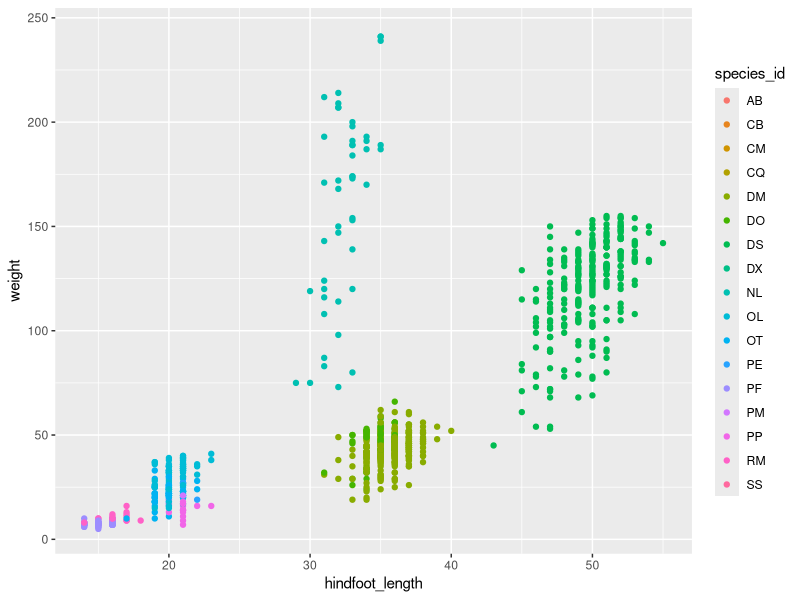
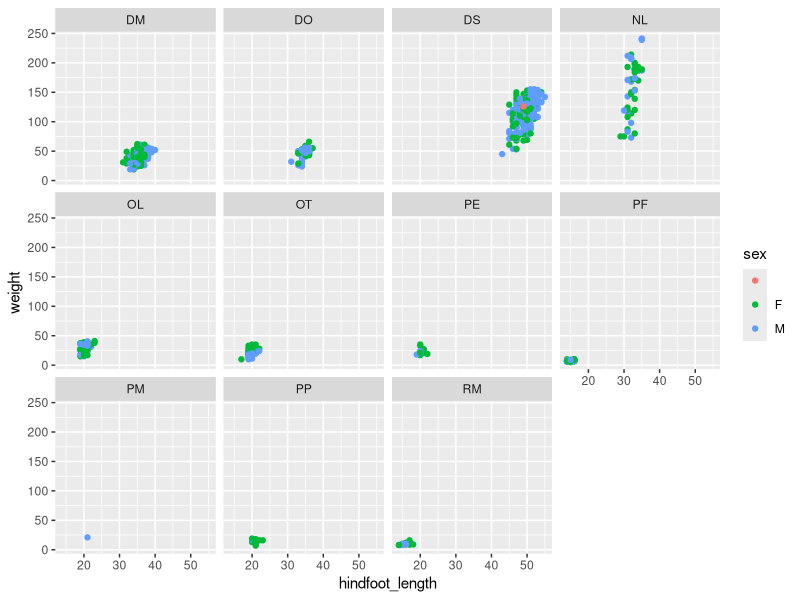
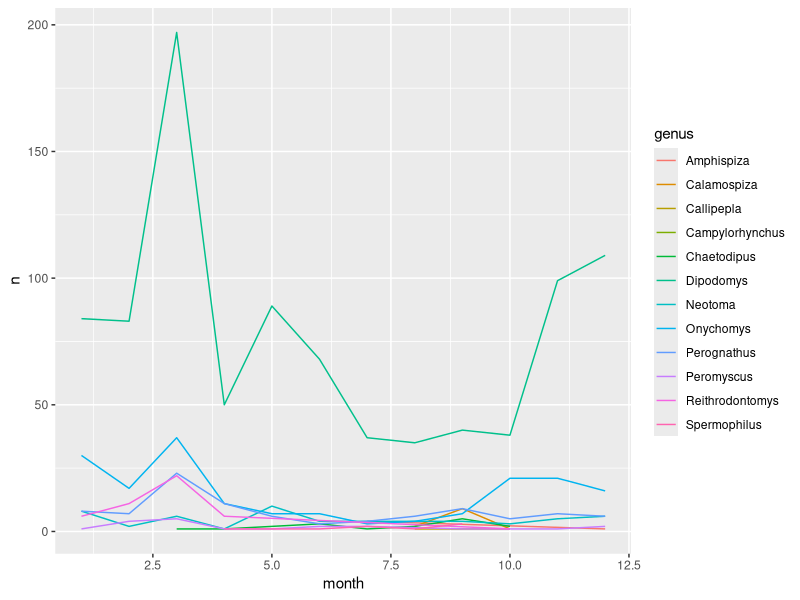

R code for these plots, in order:
## ---- chunk 1
knitr::opts_chunk$set(echo=FALSE)
## ---- chunk 2
library(dplyr)
library(ggplot2)
library(knitr)
surveys <- read.csv('../clean_data/portal_data_joined.csv')
## ---- chunk 3
specific_year = 1980
year_surveys <- surveys %>% filter(year == specific_year)
## ---- chunk 4
# Taxon count for the year
kable(year_surveys %>% count(taxa))
## ---- chunk 5
# weight v hindfoot length scatter
ggplot(year_surveys, aes(x=hindfoot_length, y=weight, color=species_id)) +
  geom_point()
## ---- chunk 6
# weight v hindfoot length v sex scatter for each species for specific year
year_surveys %>% filter(!is.na(weight), !is.na(hindfoot_length)) %>% 
ggplot(aes(x=hindfoot_length, y=weight, color=sex)) +
  geom_point() +
  facet_wrap(~species_id)
## ---- chunk 7
# monthly genus counts
year_surveys %>% count(genus, month) %>% 
ggplot(aes(x=month, y=n, color=genus)) + 
  geom_line()

